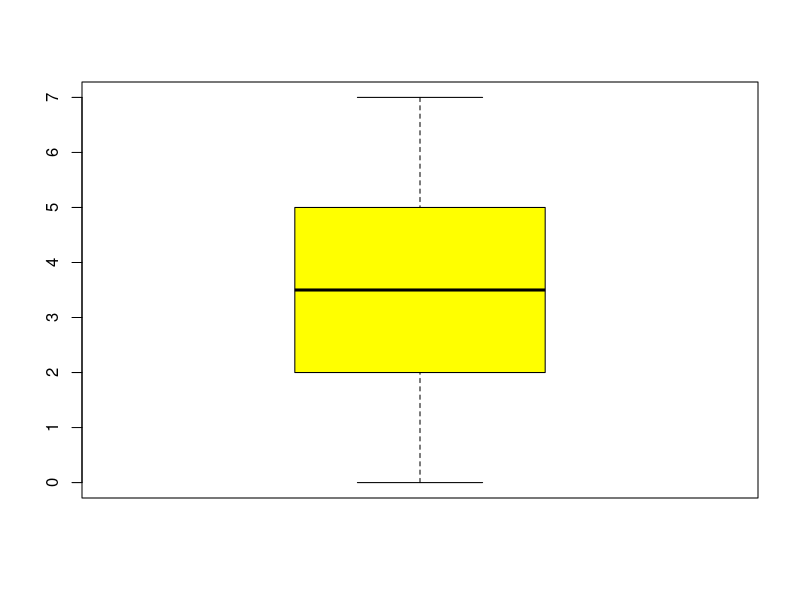

The R source for this figure:
x=c(7,4,3,2,1,0,8,7)
mean(x)
sd(x)
median(x)

y=c(0,2,2,2,2,3,3,3,3,4,4,4,4,5,5,5,5,7)

boxplot(y, col="yellow")

median(y)

qt(0.025,24)

70+qt(0.025,24)*2
70-qt(0.025,24)*2
70+qt(0.05,24)*2
70-qt(0.05,24)*2
70+qnorm(0.05)*2
70-qnorm(0.05)*2
70+qnorm(0.025)*2
70-qnorm(0.025)*2

pnorm(7000,6000,1500)
1-pnorm(7000,6000,1500)
pnorm(7000,6000,sqrt(1500))
1-pnorm(7000,6000,sqrt(1500))
